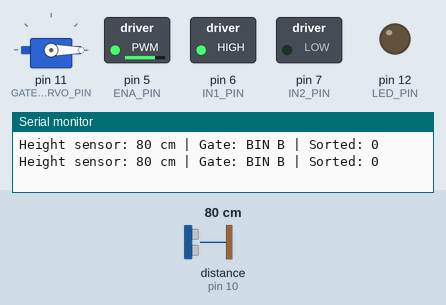
This sketch was run on a simulated Arduino Uno, built with avr-gcc and run on an emulated ATmega328P. On the bench: servo, switched loads named in the sketch (green lamp = pin HIGH), output pins drawn as LEDs (lit = HIGH), the last lines printed to the serial monitor. Wiring (inferred from the names in the program): ultrasonic range finder: trigger pin 9; echo pin 10. The inputs (shaded band) are chosen by the test bench; at power-on: distance to the obstacle (sensor on pin 10) 80 cm. The echo pulse lasts 58.3 µs per cm; pins used as bus, display or sensor lines are not drawn.

Above: at 1.2 s.
1.3 s: distance to the obstacle (sensor on pin 10) set to 2 cm
At 2.1 s:
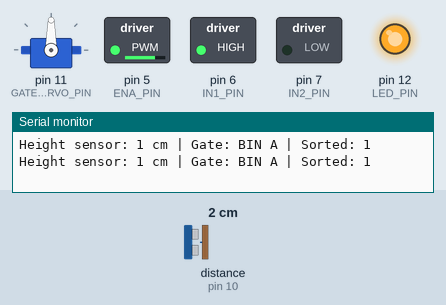
4.0 s: distance to the obstacle (sensor on pin 10) set to 60 cm
Timing chart, 0 to 7.0 s (numbered marks = the images above; inputs shaded):
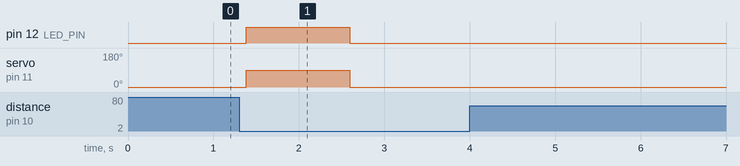

The sketch:

Automatic-Object-Sorting-Machine.ino
```cpp
// 087 - Automatic Object Sorting Machine
// A small conveyor belt carries objects past an ultrasonic height sensor.
// Tall objects are pushed into bin A by a servo gate, short objects pass
// straight on into bin B, and every decision is logged on the Serial Monitor.
// Board: Arduino Uno
//
// Wiring:
//   L298N conveyor channel (only channel A is used):
//     ENA -> digital pin 5  (PWM conveyor speed, remove the ENA jumper cap)
//     IN1 -> digital pin 6, IN2 -> digital pin 7   (conveyor DC motor)
//     OUT1/OUT2 -> conveyor motor terminals
//     +12V -> separate 6-12V motor battery pack (+)
//     GND  -> battery (-) AND Arduino GND (common ground is essential)
//     Channel B is not used at all: pins 9 and 10 (the usual IN3/ENB pins)
//     belong to the ultrasonic sensor in this project, so leave the L298N
//     IN3, IN4 and ENB terminals unconnected and take the ENB jumper cap off.
//   HC-SR04 TRIG -> digital pin 9, ECHO -> digital pin 10, VCC -> 5V, GND -> GND
//   Sorting gate servo signal -> digital pin 11 (5V and GND too)
//   LED -> digital pin 12 -> 220 ohm -> LED -> GND (tall / short indicator)
//
// SENSOR PLACEMENT: mount the HC-SR04 about 30-40 cm above the belt, looking
// straight down at the sorting station. The empty belt returns roughly that
// distance, and the reading drops when an object passes underneath - so a
// SMALL distance means a TALL object.
//
// GATE: 0 degrees leaves the path open (objects roll on to bin B),
//       90 degrees swings the gate across and diverts them into bin A.
//
// IMPORTANT: power the conveyor and the servo from the external supply, not
// from the Arduino 5V pin, and always join the grounds together.

#include <Servo.h>  // Built-in Arduino library for RC servo motors

// ---------------- Pin constants ----------------
const int ENA_PIN = 5;   // L298N enable A (PWM) - conveyor speed
const int IN1_PIN = 6;   // L298N conveyor input 1
const int IN2_PIN = 7;   // L298N conveyor input 2
const int TRIG_PIN = 9;   // HC-SR04 trigger output
const int ECHO_PIN = 10;  // HC-SR04 echo input
const int GATE_SERVO_PIN = 11;  // sorting gate servo
const int LED_PIN = 12;   // tall / short indicator

// ---------------- Behaviour settings ----------------
const int CONVEYOR_SPEED = 190;   // 0-255, conveyor runs constantly
const int TALL_CM = 10;           // closer than 10 cm from above = TALL object
const int OBJECT_CM = 35;         // closer than 35 cm = something is on the belt
const int GATE_BIN_A_ANGLE = 90;  // gate swung across -> bin A (tall)
const int GATE_BIN_B_ANGLE = 0;   // gate straight      -> bin B (short)
const unsigned long GATE_HOLD_MS = 1200;   // keep the gate swung for 1.2 s
const unsigned long CLEAR_CONFIRM_MS = 250;  // belt must be empty this long
const unsigned long ECHO_TIMEOUT_US = 30000;  // 30 ms ≈ max 5 m, stops pulseIn() hanging

// ---------------- State machine ----------------
enum SortState { WAIT_OBJECT, GATE_ACTIVE, WAIT_CLEAR };
SortState state = WAIT_OBJECT;
unsigned long stateStartMs = 0;
unsigned long lastMeasureMs = 0;
unsigned long clearSinceMs = 0;
int sortCount = 0;         // number of objects sorted so far
int lastDistance = -1;     // last height reading, -1 = belt empty
bool gateAtBinA = false;   // where the gate is currently pointing

Servo gateServo;

// Measure the distance in centimetres, or return -1 when no echo comes back
long readDistanceCm() {
  digitalWrite(TRIG_PIN, LOW);
  delayMicroseconds(2);
  digitalWrite(TRIG_PIN, HIGH);
  delayMicroseconds(10);
  digitalWrite(TRIG_PIN, LOW);

  unsigned long duration = pulseIn(ECHO_PIN, HIGH, ECHO_TIMEOUT_US);
  if (duration == 0) return -1;      // nothing below the sensor
  return (long)(duration / 58);      // ~58 microseconds per cm round trip
}

// Start the conveyor (channel A only, it simply runs all the time)
void conveyorRun() {
  digitalWrite(IN1_PIN, HIGH);
  digitalWrite(IN2_PIN, LOW);
  analogWrite(ENA_PIN, CONVEYOR_SPEED);
}

void setup() {
  pinMode(ENA_PIN, OUTPUT);
  pinMode(IN1_PIN, OUTPUT);
  pinMode(IN2_PIN, OUTPUT);
  pinMode(TRIG_PIN, OUTPUT);
  pinMode(ECHO_PIN, INPUT);
  pinMode(LED_PIN, OUTPUT);

  digitalWrite(LED_PIN, LOW);

  gateServo.attach(GATE_SERVO_PIN);
  gateServo.write(GATE_BIN_B_ANGLE);   // start with the gate open to bin B

  conveyorRun();   // the belt starts moving and never stops

  Serial.begin(9600);
  Serial.println("087 - Automatic Object Sorting Machine ready.");
  Serial.println("Tall object (<= 10 cm) -> BIN A, short object -> BIN B.");
}

void loop() {
  unsigned long now = millis();

  // Measure at most every 80 ms so the echo has time to settle
  if (now - lastMeasureMs >= 80) {
    lastMeasureMs = now;
    lastDistance = readDistanceCm();
  }

  bool objectPresent = (lastDistance > 0 && lastDistance <= OBJECT_CM);
  bool isTall = (lastDistance > 0 && lastDistance <= TALL_CM);

  switch (state) {
    // ----- 1. Watch the belt until an object reaches the station -----
    case WAIT_OBJECT:
      if (objectPresent) {
        sortCount++;

        if (isTall) {
          // Tall: swing the gate across so the object is diverted to bin A
          gateServo.write(GATE_BIN_A_ANGLE);
          gateAtBinA = true;
          digitalWrite(LED_PIN, HIGH);
          Serial.print("Sort #");
          Serial.print(sortCount);
          Serial.print(": TALL object (");
          Serial.print(lastDistance);
          Serial.println(" cm) -> GATE TO BIN A, LED ON");
        } else {
          // Short: leave the gate alone so the object rolls on to bin B
          gateServo.write(GATE_BIN_B_ANGLE);
          gateAtBinA = false;
          digitalWrite(LED_PIN, LOW);
          Serial.print("Sort #");
          Serial.print(sortCount);
          Serial.print(": SHORT object (");
          Serial.print(lastDistance);
          Serial.println(" cm) -> GATE OPEN FOR BIN B, LED OFF");
        }

        state = GATE_ACTIVE;
        stateStartMs = now;
      }
      break;

    // ----- 2. Hold the gate while the object rolls past it -----
    case GATE_ACTIVE:
      if (now - stateStartMs >= GATE_HOLD_MS) {
        gateServo.write(GATE_BIN_B_ANGLE);   // always reset to the neutral path
        gateAtBinA = false;
        digitalWrite(LED_PIN, LOW);
        state = WAIT_CLEAR;
        clearSinceMs = now;
        Serial.println("Gate returned to neutral, waiting for a clear belt.");
      }
      break;

    // ----- 3. Do not count the same object twice -----
    case WAIT_CLEAR:
      if (!objectPresent) {
        if (clearSinceMs == 0) clearSinceMs = now;
        if (now - clearSinceMs >= CLEAR_CONFIRM_MS) {
          state = WAIT_OBJECT;
          clearSinceMs = 0;
          Serial.println("Belt clear - ready for the next object.");
        }
      } else {
        clearSinceMs = now;   // object still there, restart the confirm window
      }
      break;
  }

  // ----- Heartbeat: height reading, gate state and sort count -----
  static unsigned long lastPrintMs = 0;
  if (now - lastPrintMs >= 500) {
    lastPrintMs = now;

    Serial.print("Height sensor: ");
    if (lastDistance < 0) {
      Serial.print("belt empty");
    } else {
      Serial.print(lastDistance);
      Serial.print(" cm");
    }
    Serial.print(" | Gate: ");
    Serial.print(gateAtBinA ? "BIN A" : "BIN B");
    Serial.print(" | Sorted: ");
    Serial.println(sortCount);
  }

  delay(20);
}
```

Measured:
- after the input at 1.3 s, pin 12 (LED_PIN): LOW → HIGH after 0.08 s, → LOW 1.2 s later; servo on pin 11 (GATE_SERVO_PIN): 0° → 90° after 0.08 s, → 0° 1.2 s later
